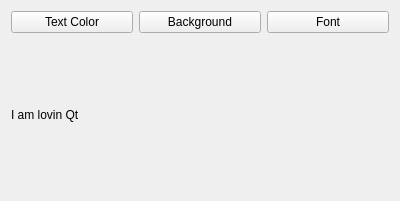
<?xml version="1.0" encoding="UTF-8"?>
<ui version="4.0">
 <class>Widget</class>
 <widget class="QWidget" name="Widget">
  <property name="geometry">
   <rect>
    <x>0</x>
    <y>0</y>
    <width>400</width>
    <height>201</height>
   </rect>
  </property>
  <property name="windowTitle">
   <string>Widget</string>
  </property>
  <layout class="QVBoxLayout" name="verticalLayout">
   <item>
    <layout class="QHBoxLayout" name="horizontalLayout">
     <item>
      <widget class="QPushButton" name="textColorButton">
       <property name="text">
        <string>Text Color</string>
       </property>
      </widget>
     </item>
     <item>
      <widget class="QPushButton" name="backgroundButton">
       <property name="text">
        <string>Background</string>
       </property>
      </widget>
     </item>
     <item>
      <widget class="QPushButton" name="fontButton">
       <property name="text">
        <string>Font</string>
       </property>
      </widget>
     </item>
    </layout>
   </item>
   <item>
    <widget class="QLabel" name="label">
     <property name="text">
      <string>I am lovin Qt</string>
     </property>
    </widget>
   </item>
  </layout>
 </widget>
 <layoutdefault spacing="6" margin="11"/>
 <resources/>
 <connections/>
</ui>
